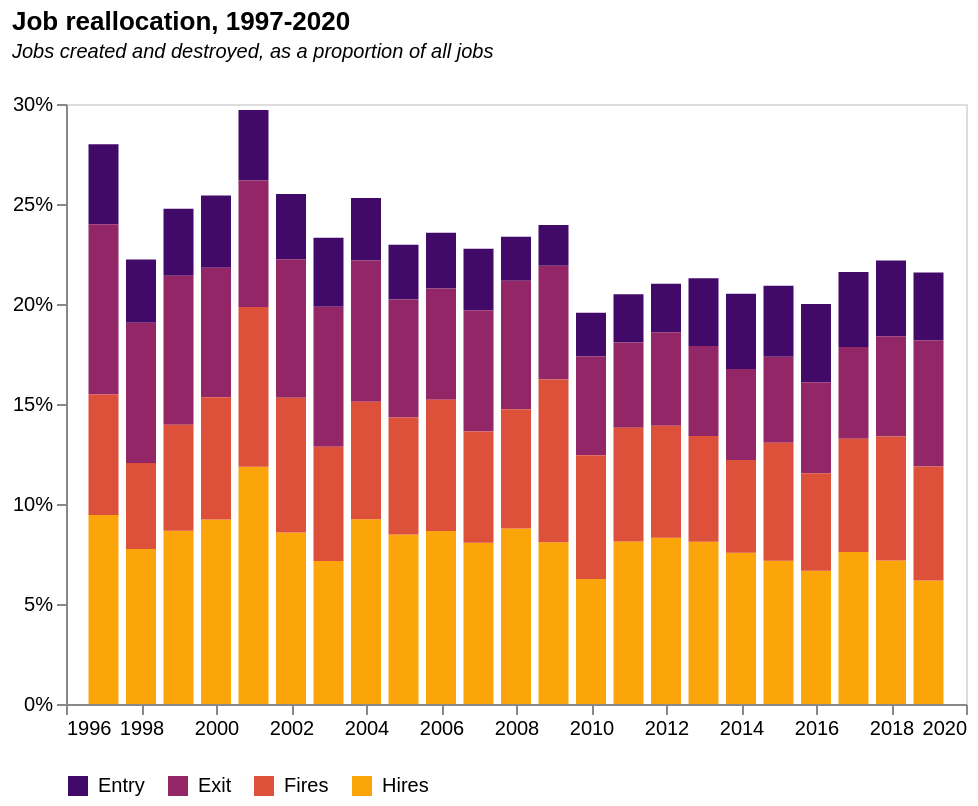

Vega-Lite specification for this chart:
### Vega-Lite specification from a JSON file in a GitHub repository (floating-point values rounded to 4 significant figures)
{"$schema": "https://vega.github.io/schema/vega-lite/v5.json", "description": "A calculate that takes the messy names in the field, metric, and creates a new field, metricClean, where the names are nicer.", "title": {"text": "Job reallocation, 1997-2020", "subtitle": ["Jobs created and destroyed, as a proportion of all jobs", ""], "subtitleFontStyle": "italic", "subtitleFontSize": 10, "anchor": "start", "color": "black"}, "data": {"values": [{"year": "1997", "Jobs_enter": "739", "Jobs_grow": "1745", "Jobs_exit": "1570", "Jobs_shrink": "1113", "Jobs_total": "18462", "JobsRLP_enter": "45127", "JobsRLP_grow": "148871", "JobsRLP_exit": "91186", "JobsRLP_shrink": "79360", "JobsRLP_total": "1286257", "firms_enter": "231442", "firms_grow": "172194", "firms_exit": "198585", "firms_shrink": "127759", "firms_stable": "1495505", "firms_total": "2014120", "Entry rate": "0.114909737", "Exit Rate": "0.098596409", "Grow Rate": "0.085493416", "Shrink Rate": "0.063431672", "Units": "860021", "Employment(m)": "17.46", "Turnover(bn)": "1241", "N firms": "1764832", "RLP": "71.07674685", "RLP growth": "0", "RLP actual": "0", "RLP hypotetical": "0", "Gap": "0", "Turnover": "0", "Turnover hypothetical": "0", "Turn_gap": "0", "Mean": "9.32", "Mean_emplWeight": "13.68", "Mean_turnWeight": "13.54", "Central": "6.97", "entryReallocate": "0.035083968", "growReallocate": "0.115739701", "exitReallocate": "0.07089252", "shrinkReallocate": "0.061698401", "totalReallocateRLPJobs": "0.28341459", "": "Pre-GFC", "period2": "1", "entryReallocateJobs": "0.040028166", "growReallocateJobs": "0.09451847", "exitReallocateJobs": "0.085039541", "shrinkReallocateJobs": "0.060285993", "totalReallocateJobs": "0.27987217", "totalReallocateJobsNet": "null"}, {"year": "1998", "Jobs_enter": "581", "Jobs_grow": "1420", "Jobs_exit": "1285", "Jobs_shrink": "788", "Jobs_total": "18329", "JobsRLP_enter": "36531", "JobsRLP_grow": "120919", "JobsRLP_exit": "83465", "JobsRLP_shrink": "57401", "JobsRLP_total": "1349372", "firms_enter": "187867", "firms_grow": "198597", "firms_exit": "192932", "firms_shrink": "133292", "firms_stable": "1493630", "firms_total": "2035621", "Entry rate": "0.092289773", "Exit Rate": "0.094777957", "Grow Rate": "0.097560892", "Shrink Rate": "0.065479773", "Units": "836654", "Employment(m)": "17.47", "Turnover(bn)": "1313", "N firms": "1827671", "RLP": "75.15741271", "RLP growth": "0.057412108", "RLP actual": "75.15741271", "RLP hypotetical": "75.15741271", "Gap": "0", "Turnover": "1313", "Turnover hypothetical": "1313", "Turn_gap": "0", "Mean": "9.32", "Mean_emplWeight": "14.28", "Mean_turnWeight": "14.59", "Central": "6.22", "entryReallocate": "0.027072594", "growReallocate": "0.089611315", "exitReallocate": "0.0618547", "shrinkReallocate": "0.042539048", "totalReallocateRLPJobs": "0.221077657", "": "Pre-GFC", "period2": "1", "entryReallocateJobs": "0.031698401", "growReallocateJobs": "0.077472857", "exitReallocateJobs": "0.07010748", "shrinkReallocateJobs": "0.04299198", "totalReallocateJobs": "0.222270719", "totalReallocateJobsNet": "0.229526979"}, {"year": "1999", "Jobs_enter": "622", "Jobs_grow": "1609", "Jobs_exit": "1383", "Jobs_shrink": "982", "Jobs_total": "18562", "JobsRLP_enter": "40585", "JobsRLP_grow": "145272", "JobsRLP_exit": "92162", "JobsRLP_shrink": "70152", "JobsRLP_total": "1440505", "firms_enter": "181415", "firms_grow": "198806", "firms_exit": "241365", "firms_shrink": "137884", "firms_stable": "1457050", "firms_total": "2054680", "Entry rate": "0.088293554", "Exit Rate": "0.117470847", "Grow Rate": "0.096757646", "Shrink Rate": "0.067107287", "Units": "813982", "Employment(m)": "17.64", "Turnover(bn)": "1400", "N firms": "1850609", "RLP": "79.36507937", "RLP growth": "0.055984719", "RLP actual": "79.36507937", "RLP hypotetical": "79.36507937", "Gap": "0", "Turnover": "1400", "Turnover hypothetical": "1400", "Turn_gap": "0", "Mean": "9.61", "Mean_emplWeight": "15.12", "Mean_turnWeight": "15.55", "Central": "6.81", "entryReallocate": "0.028174147", "growReallocate": "0.100847967", "exitReallocate": "0.063978952", "shrinkReallocate": "0.048699588", "totalReallocateRLPJobs": "0.241700654", "": "Pre-GFC", "period2": "1", "entryReallocateJobs": "0.03350932", "growReallocateJobs": "0.08668247", "exitReallocateJobs": "0.074507057", "shrinkReallocateJobs": "0.052903782", "totalReallocateJobs": "0.247602629", "totalReallocateJobsNet": "0.235050102"}, {"year": "2000", "Jobs_enter": "677", "Jobs_grow": "1727", "Jobs_exit": "1212", "Jobs_shrink": "1143", "Jobs_total": "18715", "JobsRLP_enter": "45426", "JobsRLP_grow": "154972", "JobsRLP_exit": "77771", "JobsRLP_shrink": "84861", "JobsRLP_total": "1442392", "firms_enter": "178147", "firms_grow": "219132", "firms_exit": "203060", "firms_shrink": "148618", "firms_stable": "1446191", "firms_total": "2035619", "Entry rate": "0.087514903", "Exit Rate": "0.099753441", "Grow Rate": "0.107648828", "Shrink Rate": "0.073008751", "Units": "793015", "Employment(m)": "17.71", "Turnover(bn)": "1397", "N firms": "1834250", "RLP": "78.88198758", "RLP growth": "-0.006086957", "RLP actual": "78.88198758", "RLP hypotetical": "78.88198758", "Gap": "0", "Turnover": "1397", "Turnover hypothetical": "1397", "Turn_gap": "0", "Mean": "9.98", "Mean_emplWeight": "15.88", "Mean_turnWeight": "16.32", "Central": "6.92", "entryReallocate": "0.031493519", "growReallocate": "0.107440973", "exitReallocate": "0.053918075", "shrinkReallocate": "0.058833521", "totalReallocateRLPJobs": "0.251686088", "": "Pre-GFC", "period2": "1", "entryReallocateJobs": "0.036174192", "growReallocateJobs": "0.092278921", "exitReallocateJobs": "0.064760887", "shrinkReallocateJobs": "0.061074005", "totalReallocateJobs": "0.254288004", "totalReallocateJobsNet": "0.246112744"}, {"year": "2001", "Jobs_enter": "674", "Jobs_grow": "2264", "Jobs_exit": "1208", "Jobs_shrink": "1525", "Jobs_total": "19091", "JobsRLP_enter": "44783", "JobsRLP_grow": "224789", "JobsRLP_exit": "80263", "JobsRLP_shrink": "96266", "JobsRLP_total": "1463881", "firms_enter": "178260", "firms_grow": "298866", "firms_exit": "220258", "firms_shrink": "248962", "firms_stable": "1265808", "firms_total": "2056263", "Entry rate": "0.086691245", "Exit Rate": "0.107115675", "Grow Rate": "0.145344248", "Shrink Rate": "0.121074979", "Units": "821065", "Employment(m)": "18.04", "Turnover(bn)": "1419", "N firms": "1852625", "RLP": "78.65853659", "RLP growth": "-0.002832725", "RLP actual": "78.65853659", "RLP hypotetical": "78.65853659", "Gap": "0", "Turnover": "1419", "Turnover hypothetical": "1419", "Turn_gap": "0", "Mean": "10.23", "Mean_emplWeight": "16.58", "Mean_turnWeight": "17.13", "Central": "7", "entryReallocate": "0.030591968", "growReallocate": "0.153556881", "exitReallocate": "0.05482891", "shrinkReallocate": "0.06576081", "totalReallocateRLPJobs": "0.304738568", "": "Pre-GFC", "period2": "1", "entryReallocateJobs": "0.035304594", "growReallocateJobs": "0.118589911", "exitReallocateJobs": "0.063275889", "shrinkReallocateJobs": "0.079880572", "totalReallocateJobs": "0.297050966", "totalReallocateJobsNet": "0.277355822"}, {"year": "2002", "Jobs_enter": "637", "Jobs_grow": "1674", "Jobs_exit": "1351", "Jobs_shrink": "1314", "Jobs_total": "19511", "JobsRLP_enter": "42468", "JobsRLP_grow": "156365", "JobsRLP_exit": "88715", "JobsRLP_shrink": "100435", "JobsRLP_total": "1559773", "firms_enter": "182945", "firms_grow": "212474", "firms_exit": "224378", "firms_shrink": "172589", "firms_stable": "1425330", "firms_total": "2062193", "Entry rate": "0.088713811", "Exit Rate": "0.108805529", "Grow Rate": "0.103033033", "Shrink Rate": "0.083691973", "Units": "834431", "Employment(m)": "18.52", "Turnover(bn)": "1517", "N firms": "1857687", "RLP": "81.91144708", "RLP growth": "0.041354831", "RLP actual": "81.91144708", "RLP hypotetical": "81.91144708", "Gap": "0", "Turnover": "1517", "Turnover hypothetical": "1517", "Turn_gap": "0", "Mean": "10.46", "Mean_emplWeight": "17.13", "Mean_turnWeight": "17.81", "Central": "7.38", "entryReallocate": "0.027227039", "growReallocate": "0.100248562", "exitReallocate": "0.056876866", "shrinkReallocate": "0.06439078", "totalReallocateRLPJobs": "0.248743247", "": "Pre-GFC", "period2": "1", "entryReallocateJobs": "0.03264825", "growReallocateJobs": "0.085797755", "exitReallocateJobs": "0.069242991", "shrinkReallocateJobs": "0.067346625", "totalReallocateJobs": "0.255035621", "totalReallocateJobsNet": "0.233509302"}, {"year": "2003", "Jobs_enter": "673", "Jobs_grow": "1392", "Jobs_exit": "1362", "Jobs_shrink": "1114", "Jobs_total": "19478", "JobsRLP_enter": "46330", "JobsRLP_grow": "124275", "JobsRLP_exit": "99733", "JobsRLP_shrink": "81346", "JobsRLP_total": "1602504", "firms_enter": "225136", "firms_grow": "190701", "firms_exit": "232289", "firms_shrink": "204720", "firms_stable": "1446790", "firms_total": "2104425", "Entry rate": "0.106982192", "Exit Rate": "0.110381221", "Grow Rate": "0.090619053", "Shrink Rate": "0.09728073", "Units": "834277", "Employment(m)": "18.46", "Turnover(bn)": "1556", "N firms": "1855951", "RLP": "84.29035753", "RLP growth": "0.029042466", "RLP actual": "84.29035753", "RLP hypotetical": "84.29035753", "Gap": "0", "Turnover": "1556", "Turnover hypothetical": "1556", "Turn_gap": "0", "Mean": "10.59", "Mean_emplWeight": "17.87", "Mean_turnWeight": "18.28", "Central": "7.28", "entryReallocate": "0.028911004", "growReallocate": "0.077550508", "exitReallocate": "0.062235726", "shrinkReallocate": "0.050761808", "totalReallocateRLPJobs": "0.219459047", "": "Pre-GFC", "period2": "1", "entryReallocateJobs": "0.034551802", "growReallocateJobs": "0.071465243", "exitReallocateJobs": "0.069925044", "shrinkReallocateJobs": "0.05719273", "totalReallocateJobs": "0.233134819", "totalReallocateJobsNet": "0.234829038"}, {"year": "2004", "Jobs_enter": "602", "Jobs_grow": "1779", "Jobs_exit": "1359", "Jobs_shrink": "1133", "Jobs_total": "19264", "JobsRLP_enter": "46096", "JobsRLP_grow": "179023", "JobsRLP_exit": "103505", "JobsRLP_shrink": "89242", "JobsRLP_total": "1639165", "firms_enter": "204954", "firms_grow": "219688", "firms_exit": "231105", "firms_shrink": "171909", "firms_stable": "1474969", "firms_total": "2127574", "Entry rate": "0.096332254", "Exit Rate": "0.108623719", "Grow Rate": "0.103257513", "Shrink Rate": "0.08080048", "Units": "861501", "Employment(m)": "18.25", "Turnover(bn)": "1593", "N firms": "1897242", "RLP": "87.28767123", "RLP growth": "0.03555939", "RLP actual": "87.28767123", "RLP hypotetical": "87.28767123", "Gap": "0", "Turnover": "1593", "Turnover hypothetical": "1593", "Turn_gap": "0", "Mean": "10.5", "Mean_emplWeight": "18.74", "Mean_turnWeight": "19.23", "Central": "6.95", "entryReallocate": "0.028121635", "growReallocate": "0.109215973", "exitReallocate": "0.063144955", "shrinkReallocate": "0.054443573", "totalReallocateRLPJobs": "0.254926136", "": "Pre-GFC", "period2": "1", "entryReallocateJobs": "0.03125", "growReallocateJobs": "0.092348422", "exitReallocateJobs": "0.070546096", "shrinkReallocateJobs": "0.058814369", "totalReallocateJobs": "0.252958887", "totalReallocateJobsNet": "0.264067691"}, {"year": "2005", "Jobs_enter": "530", "Jobs_grow": "1634", "Jobs_exit": "1137", "Jobs_shrink": "1130", "Jobs_total": "19292", "JobsRLP_enter": "36450", "JobsRLP_grow": "153780", "JobsRLP_exit": "83195", "JobsRLP_shrink": "88596", "JobsRLP_total": "1665059", "firms_enter": "197332", "firms_grow": "224769", "firms_exit": "222919", "firms_shrink": "162606", "firms_stable": "1514896", "firms_total": "2152914", "Entry rate": "0.091658097", "Exit Rate": "0.103542919", "Grow Rate": "0.10440222", "Shrink Rate": "0.07552833", "Units": "856496", "Employment(m)": "18.31", "Turnover(bn)": "1629", "N firms": "1928083", "RLP": "88.96777717", "RLP growth": "0.019247918", "RLP actual": "88.96777717", "RLP hypotetical": "88.96777717", "Gap": "0", "Turnover": "1629", "Turnover hypothetical": "1629", "Turn_gap": "0", "Mean": "10.57", "Mean_emplWeight": "19.47", "Mean_turnWeight": "20.43", "Central": "6.94", "entryReallocate": "0.021891116", "growReallocate": "0.092357088", "exitReallocate": "0.049965196", "shrinkReallocate": "0.053208925", "totalReallocateRLPJobs": "0.217422326", "": "Pre-GFC", "period2": "1", "entryReallocateJobs": "0.027472527", "growReallocateJobs": "0.084698321", "exitReallocateJobs": "0.058936347", "shrinkReallocateJobs": "0.058573502", "totalReallocateJobs": "0.229680697", "totalReallocateJobsNet": "0.228229318"}, {"year": "2006", "Jobs_enter": "540", "Jobs_grow": "1682", "Jobs_exit": "1082", "Jobs_shrink": "1277", "Jobs_total": "19447", "JobsRLP_enter": "37655", "JobsRLP_grow": "167538", "JobsRLP_exit": "80384", "JobsRLP_shrink": "95356", "JobsRLP_total": "1694217", "firms_enter": "210153", "firms_grow": "277068", "firms_exit": "211689", "firms_shrink": "217079", "firms_stable": "1469112", "firms_total": "2201319", "Entry rate": "0.095466854", "Exit Rate": "0.096164618", "Grow Rate": "0.125864538", "Shrink Rate": "0.09861315", "Units": "852964", "Employment(m)": "18.39", "Turnover(bn)": "1657", "N firms": "1961693", "RLP": "90.10331702", "RLP growth": "0.012763496", "RLP actual": "90.10331702", "RLP hypotetical": "90.10331702", "Gap": "0", "Turnover": "1657", "Turnover hypothetical": "1657", "Turn_gap": "0", "Mean": "10.68", "Mean_emplWeight": "20.23", "Mean_turnWeight": "21.32", "Central": "6.92", "entryReallocate": "0.022225606", "growReallocate": "0.098888159", "exitReallocate": "0.047446106", "shrinkReallocate": "0.056283227", "totalReallocateRLPJobs": "0.224843099", "": "Pre-GFC", "period2": "1", "entryReallocateJobs": "0.027767779", "growReallocateJobs": "0.08649149", "exitReallocateJobs": "0.055638402", "shrinkReallocateJobs": "0.065665655", "totalReallocateJobs": "0.235563326", "totalReallocateJobsNet": "0.227592945"}, {"year": "2007", "Jobs_enter": "603", "Jobs_grow": "1582", "Jobs_exit": "1187", "Jobs_shrink": "1091", "Jobs_total": "19610", "JobsRLP_enter": "43540", "JobsRLP_grow": "160516", "JobsRLP_exit": "86834", "JobsRLP_shrink": "85154", "JobsRLP_total": "1770777", "firms_enter": "231754", "firms_grow": "287170", "firms_exit": "292564", "firms_shrink": "205030", "firms_stable": "1477714", "firms_total": "2294533", "Entry rate": "0.101002688", "Exit Rate": "0.127504813", "Grow Rate": "0.125154007", "Shrink Rate": "0.089355873", "Units": "863638", "Employment(m)": "18.5", "Turnover(bn)": "1727", "N firms": "2031817", "RLP": "93.35135135", "RLP growth": "0.036047889", "RLP actual": "93.35135135", "RLP hypotetical": "93.35135135", "Gap": "0", "Turnover": "1727", "Turnover hypothetical": "1727", "Turn_gap": "0", "Mean": "10.76", "Mean_emplWeight": "20.84", "Mean_turnWeight": "21.83", "Central": "6.92", "entryReallocate": "0.024588076", "growReallocate": "0.090647213", "exitReallocate": "0.049037231", "shrinkReallocate": "0.048088494", "totalReallocateRLPJobs": "0.212361014", "": "Pre-GFC", "period2": "1", "entryReallocateJobs": "0.030749618", "growReallocateJobs": "0.080673126", "exitReallocateJobs": "0.060530342", "shrinkReallocateJobs": "0.05563488", "totalReallocateJobs": "0.227587965", "totalReallocateJobsNet": "0.21927588"}, {"year": "2008", "Jobs_enter": "431", "Jobs_grow": "1722", "Jobs_exit": "1261", "Jobs_shrink": "1168", "Jobs_total": "19615", "JobsRLP_enter": "32117", "JobsRLP_grow": "168836", "JobsRLP_exit": "96829", "JobsRLP_shrink": "92174", "JobsRLP_total": "1813046", "firms_enter": "165875", "firms_grow": "322259", "firms_exit": "277503", "firms_shrink": "214858", "firms_stable": "1385598", "firms_total": "2229430", "Entry rate": "0.074402426", "Exit Rate": "0.124472623", "Grow Rate": "0.14454771", "Shrink Rate": "0.096373513", "Units": "904598", "Employment(m)": "18.61", "Turnover(bn)": "1781", "N firms": "2030407", "RLP": "95.70123589", "RLP growth": "0.025172475", "RLP actual": "95.70123589", "RLP hypotetical": "95.70123589", "Gap": "0", "Turnover": "1781", "Turnover hypothetical": "1781", "Turn_gap": "0", "Mean": "10.94", "Mean_emplWeight": "21.61", "Mean_turnWeight": "22.68", "Central": "6.89", "entryReallocate": "0.017714388", "growReallocate": "0.093122844", "exitReallocate": "0.053406808", "shrinkReallocate": "0.050839306", "totalReallocateRLPJobs": "0.215083346", "": "Pre-GFC", "period2": "1", "entryReallocateJobs": "0.02197298", "growReallocateJobs": "0.087789957", "exitReallocateJobs": "0.064287535", "shrinkReallocateJobs": "0.059546266", "totalReallocateJobs": "0.233596737", "totalReallocateJobsNet": "0.23334183"}, {"year": "2009", "Jobs_enter": "399", "Jobs_grow": "1582", "Jobs_exit": "1112", "Jobs_shrink": "1594", "Jobs_total": "19573", "JobsRLP_enter": "30188", "JobsRLP_grow": "161734", "JobsRLP_exit": "83565", "JobsRLP_shrink": "144287", "JobsRLP_total": "1860876", "firms_enter": "148392", "firms_grow": "269261", "firms_exit": "251412", "firms_shrink": "218573", "firms_stable": "1388291", "firms_total": "2158706", "Entry rate": "0.068741181", "Exit Rate": "0.116464215", "Grow Rate": "0.124732594", "Shrink Rate": "0.101251861", "Units": "919136", "Employment(m)": "18.55", "Turnover(bn)": "1831", "N firms": "1976143", "RLP": "98.70619946", "RLP growth": "0.031399423", "RLP actual": "98.70619946", "RLP hypotetical": "98.70619946", "Gap": "0", "Turnover": "1831", "Turnover hypothetical": "1831", "Turn_gap": "0", "Mean": "11.48", "Mean_emplWeight": "22.38", "Mean_turnWeight": "23.7", "Central": "7.25", "entryReallocate": "0.016222467", "growReallocate": "0.08691283", "exitReallocate": "0.04490627", "shrinkReallocate": "0.077537138", "totalReallocateRLPJobs": "0.225578706", "": "Pre-GFC", "period2": "1", "entryReallocateJobs": "0.020385225", "growReallocateJobs": "0.080825627", "exitReallocateJobs": "0.056812957", "shrinkReallocateJobs": "0.081438717", "totalReallocateJobs": "0.239462525", "totalReallocateJobsNet": "0.241608338"}, {"year": "2010", "Jobs_enter": "415", "Jobs_grow": "1190", "Jobs_exit": "941", "Jobs_shrink": "1178", "Jobs_total": "19035", "JobsRLP_enter": "30749", "JobsRLP_grow": "117871", "JobsRLP_exit": "74913", "JobsRLP_shrink": "105543", "JobsRLP_total": "1836399", "firms_enter": "158675", "firms_grow": "218606", "firms_exit": "227411", "firms_shrink": "226612", "firms_stable": "1396534", "firms_total": "2105199", "Entry rate": "0.075372922", "Exit Rate": "0.108023517", "Grow Rate": "0.103841015", "Shrink Rate": "0.10764398", "Units": "917525", "Employment(m)": "17.91", "Turnover(bn)": "1806", "N firms": "1911159", "RLP": "100.8375209", "RLP growth": "0.02159258", "RLP actual": "100.8375209", "RLP hypotetical": "101.1976599", "Gap": "0.003571478", "Turnover": "1806", "Turnover hypothetical": "1812.450089", "Turn_gap": "6.450089111", "Mean": "12", "Mean_emplWeight": "23.19", "Mean_turnWeight": "24.5", "Central": "7.85", "entryReallocate": "0.016744183", "growReallocate": "0.064185942", "exitReallocate": "0.040793422", "shrinkReallocate": "0.057472804", "totalReallocateRLPJobs": "0.179196351", "": "Post-GFC", "period2": "1", "entryReallocateJobs": "0.021801944", "growReallocateJobs": "0.062516417", "exitReallocateJobs": "0.049435251", "shrinkReallocateJobs": "0.061885999", "totalReallocateJobs": "0.195639611", "totalReallocateJobsNet": "0.223903336"}, {"year": "2011", "Jobs_enter": "450", "Jobs_grow": "1515", "Jobs_exit": "795", "Jobs_shrink": "1060", "Jobs_total": "18650", "JobsRLP_enter": "33116", "JobsRLP_grow": "151490", "JobsRLP_exit": "57015", "JobsRLP_shrink": "83614", "JobsRLP_total": "1764720", "firms_enter": "174240", "firms_grow": "331020", "firms_exit": "192749", "firms_shrink": "224622", "firms_stable": "1305162", "firms_total": "2079401", "Entry rate": "0.083793362", "Exit Rate": "0.092694483", "Grow Rate": "0.159190074", "Shrink Rate": "0.108022455", "Units": "889262", "Employment(m)": "17.49", "Turnover(bn)": "1732", "N firms": "1872814", "RLP": "99.02801601", "RLP growth": "-0.017944758", "RLP actual": "99.02801601", "RLP hypotetical": "103.7520078", "Gap": "0.047703589", "Turnover": "1732", "Turnover hypothetical": "1814.622616", "Turn_gap": "82.62261576", "Mean": "12.43", "Mean_emplWeight": "23.9", "Mean_turnWeight": "25.38", "Central": "8.32", "entryReallocate": "0.018765583", "growReallocate": "0.085843647", "exitReallocate": "0.032308242", "shrinkReallocate": "0.047380888", "totalReallocateRLPJobs": "0.184298359", "": "Post-GFC", "period2": "1", "entryReallocateJobs": "0.024128686", "growReallocateJobs": "0.081233244", "exitReallocateJobs": "0.042627346", "shrinkReallocateJobs": "0.056836461", "totalReallocateJobs": "0.204825737", "totalReallocateJobsNet": "0.225469169"}, {"year": "2012", "Jobs_enter": "463", "Jobs_grow": "1585", "Jobs_exit": "889", "Jobs_shrink": "1068", "Jobs_total": "19062", "JobsRLP_enter": "34492", "JobsRLP_grow": "153465", "JobsRLP_exit": "65957", "JobsRLP_shrink": "85382", "JobsRLP_total": "1804217", "firms_enter": "186330", "firms_grow": "301126", "firms_exit": "227191", "firms_shrink": "242783", "firms_stable": "1367547", "firms_total": "2169250", "Entry rate": "0.085896047", "Exit Rate": "0.104732511", "Grow Rate": "0.13881572", "Shrink Rate": "0.111920249", "Units": "867637", "Employment(m)": "17.85", "Turnover(bn)": "1770", "N firms": "1952141", "RLP": "99.15966387", "RLP growth": "0.0013294", "RLP actual": "99.15966387", "RLP hypotetical": "106.3708303", "Gap": "0.072722781", "Turnover": "1770", "Turnover hypothetical": "1898.719322", "Turn_gap": "128.7193217", "Mean": "12.3", "Mean_emplWeight": "24.08", "Mean_turnWeight": "25.74", "Central": "8.41", "entryReallocate": "0.019117434", "growReallocate": "0.085059059", "exitReallocate": "0.036557133", "shrinkReallocate": "0.047323576", "totalReallocateRLPJobs": "0.188057202", "": "Post-GFC", "period2": "1", "entryReallocateJobs": "0.024289162", "growReallocateJobs": "0.083149722", "exitReallocateJobs": "0.046637289", "shrinkReallocateJobs": "0.056027699", "totalReallocateJobs": "0.210103872", "totalReallocateJobsNet": "0.18849019"}, {"year": "2013", "Jobs_enter": "661", "Jobs_grow": "1586", "Jobs_exit": "879", "Jobs_shrink": "1032", "Jobs_total": "19536", "JobsRLP_enter": "47283", "JobsRLP_grow": "151950", "JobsRLP_exit": "66757", "JobsRLP_shrink": "90845", "JobsRLP_total": "1888930", "firms_enter": "236124", "firms_grow": "280618", "firms_exit": "221757", "firms_shrink": "180486", "firms_stable": "1520966", "firms_total": "2230056", "Entry rate": "0.105882543", "Exit Rate": "0.099440104", "Grow Rate": "0.125834508", "Shrink Rate": "0.080933394", "Units": "853661", "Employment(m)": "18.1", "Turnover(bn)": "1842", "N firms": "1962202", "RLP": "101.7679558", "RLP growth": "0.026303961", "RLP actual": "101.7679558", "RLP hypotetical": "109.0557551", "Gap": "0.071611926", "Turnover": "1842", "Turnover hypothetical": "1973.909167", "Turn_gap": "131.9091672", "Mean": "12.43", "Mean_emplWeight": "24.7", "Mean_turnWeight": "26.84", "Central": "8.45", "entryReallocate": "0.025031632", "growReallocate": "0.080442367", "exitReallocate": "0.035341172", "shrinkReallocate": "0.048093365", "totalReallocateRLPJobs": "0.188908536", "": "Post-GFC", "period2": "1", "entryReallocateJobs": "0.033834971", "growReallocateJobs": "0.081183456", "exitReallocateJobs": "0.044993857", "shrinkReallocateJobs": "0.052825553", "totalReallocateJobs": "0.212837838", "totalReallocateJobsNet": "0.188574939"}, {"year": "2014", "Jobs_enter": "761", "Jobs_grow": "1534", "Jobs_exit": "924", "Jobs_shrink": "942", "Jobs_total": "20291", "JobsRLP_enter": "60039", "JobsRLP_grow": "143390", "JobsRLP_exit": "74039", "JobsRLP_shrink": "77271", "JobsRLP_total": "1957288", "firms_enter": "248257", "firms_grow": "274441", "firms_exit": "230891", "firms_shrink": "188113", "firms_stable": "1618270", "firms_total": "2338642", "Entry rate": "0.106154341", "Exit Rate": "0.098728664", "Grow Rate": "0.117350582", "Shrink Rate": "0.080436852", "Units": "845859", "Employment(m)": "18.7", "Turnover(bn)": "1897", "N firms": "2058326", "RLP": "101.4438503", "RLP growth": "-0.00318475", "RLP actual": "101.4438503", "RLP hypotetical": "111.8084505", "Gap": "0.102170809", "Turnover": "1897", "Turnover hypothetical": "2090.818024", "Turn_gap": "193.8180243", "Mean": "12.18", "Mean_emplWeight": "24.66", "Mean_turnWeight": "27.22", "Central": "7.89", "entryReallocate": "0.030674586", "growReallocate": "0.073259531", "exitReallocate": "0.037827341", "shrinkReallocate": "0.039478605", "totalReallocateRLPJobs": "0.181240063", "": "Post-GFC", "period2": "2", "entryReallocateJobs": "0.037504312", "growReallocateJobs": "0.07560002", "exitReallocateJobs": "0.04553743", "shrinkReallocateJobs": "0.046424523", "totalReallocateJobs": "0.205066286", "totalReallocateJobsNet": "0.167857671"}, {"year": "2015", "Jobs_enter": "743", "Jobs_grow": "1503", "Jobs_exit": "903", "Jobs_shrink": "1235", "Jobs_total": "20966", "JobsRLP_enter": "55823", "JobsRLP_grow": "142582", "JobsRLP_exit": "66425", "JobsRLP_shrink": "103032", "JobsRLP_total": "2028413", "firms_enter": "257150", "firms_grow": "231316", "firms_exit": "224157", "firms_shrink": "230648", "firms_stable": "1707363", "firms_total": "2420764", "Entry rate": "0.106226795", "Exit Rate": "0.092597626", "Grow Rate": "0.095554957", "Shrink Rate": "0.095279011", "Units": "836940", "Employment(m)": "19.33", "Turnover(bn)": "1973", "N firms": "2130503", "RLP": "102.0693223", "RLP growth": "0.006165697", "RLP actual": "102.0693223", "RLP hypotetical": "114.6306272", "Gap": "0.123066408", "Turnover": "1973", "Turnover hypothetical": "2215.810023", "Turn_gap": "242.8100231", "Mean": "12.11", "Mean_emplWeight": "24.75", "Mean_turnWeight": "27.67", "Central": "7.96", "entryReallocate": "0.02752053", "growReallocate": "0.070292391", "exitReallocate": "0.032747276", "shrinkReallocate": "0.05079439", "totalReallocateRLPJobs": "0.181354586", "": "Post-GFC", "period2": "2", "entryReallocateJobs": "0.035438329", "growReallocateJobs": "0.071687494", "exitReallocateJobs": "0.043069732", "shrinkReallocateJobs": "0.058904894", "totalReallocateJobs": "0.209100448", "totalReallocateJobsNet": "0.176905466"}, {"year": "2016", "Jobs_enter": "837", "Jobs_grow": "1425", "Jobs_exit": "974", "Jobs_shrink": "1045", "Jobs_total": "21401", "JobsRLP_enter": "70440", "JobsRLP_grow": "142336", "JobsRLP_exit": "68610", "JobsRLP_shrink": "88413", "JobsRLP_total": "2102357", "firms_enter": "281947", "firms_grow": "271685", "firms_exit": "249020", "firms_shrink": "202138", "firms_stable": "1786418", "firms_total": "2533293", "Entry rate": "0.11129664", "Exit Rate": "0.098298933", "Grow Rate": "0.107245786", "Shrink Rate": "0.079792586", "Units": "829541", "Employment(m)": "19.63", "Turnover(bn)": "2032", "N firms": "2213199", "RLP": "103.515028", "RLP growth": "0.014163959", "RLP actual": "103.515028", "RLP hypotetical": "117.5240389", "Gap": "0.135333112", "Turnover": "2032", "Turnover hypothetical": "2306.996883", "Turn_gap": "274.9968833", "Mean": "11.99", "Mean_emplWeight": "25.25", "Mean_turnWeight": "28.51", "Central": "7.42", "entryReallocate": "0.033505251", "growReallocate": "0.067703059", "exitReallocate": "0.0326348", "shrinkReallocate": "0.042054228", "totalReallocateRLPJobs": "0.175897338", "": "Post-GFC", "period2": "2", "entryReallocateJobs": "0.039110322", "growReallocateJobs": "0.066585674", "exitReallocateJobs": "0.045511892", "shrinkReallocateJobs": "0.048829494", "totalReallocateJobs": "0.200037381", "totalReallocateJobsNet": "0.179711228"}, {"year": "2017", "Jobs_enter": "818", "Jobs_grow": "1661", "Jobs_exit": "1002", "Jobs_shrink": "1237", "Jobs_total": "21847", "JobsRLP_enter": "66172", "JobsRLP_grow": "166958", "JobsRLP_exit": "73277", "JobsRLP_shrink": "107458", "JobsRLP_total": "2148539", "firms_enter": "245437", "firms_grow": "274115", "firms_exit": "299563", "firms_shrink": "210443", "firms_stable": "1783945", "firms_total": "2592281", "Entry rate": "0.094679936", "Exit Rate": "0.115559617", "Grow Rate": "0.10574278", "Shrink Rate": "0.081180628", "Units": "825295", "Employment(m)": "20.04", "Turnover(bn)": "2082", "N firms": "2307805", "RLP": "103.8922156", "RLP growth": "0.003643795", "RLP actual": "103.8922156", "RLP hypotetical": "120.4904837", "Gap": "0.15976431", "Turnover": "2082", "Turnover hypothetical": "2414.629294", "Turn_gap": "332.6292937", "Mean": "11.85", "Mean_emplWeight": "25.58", "Mean_turnWeight": "28.57", "Central": "7.3", "entryReallocate": "0.030798603", "growReallocate": "0.077707689", "exitReallocate": "0.034105501", "shrinkReallocate": "0.050014452", "totalReallocateRLPJobs": "0.192626245", "": "Post-GFC", "period2": "2", "entryReallocateJobs": "0.037442212", "growReallocateJobs": "0.076028745", "exitReallocateJobs": "0.045864421", "shrinkReallocateJobs": "0.056621046", "totalReallocateJobs": "0.215956424", "totalReallocateJobsNet": "0.195541722"}, {"year": "2018", "Jobs_enter": "846", "Jobs_grow": "1605", "Jobs_exit": "1123", "Jobs_shrink": "1387", "Jobs_total": "22373", "JobsRLP_enter": "68450", "JobsRLP_grow": "152244", "JobsRLP_exit": "85571", "JobsRLP_shrink": "121705", "JobsRLP_total": "2233980", "firms_enter": "255118", "firms_grow": "272065", "firms_exit": "282242", "firms_shrink": "218377", "firms_stable": "1819794", "firms_total": "2606542", "Entry rate": "0.097876037", "Exit Rate": "0.108282161", "Grow Rate": "0.104377754", "Shrink Rate": "0.08378035", "Units": "826841", "Employment(m)": "20.49", "Turnover(bn)": "2166", "N firms": "2309475", "RLP": "105.7101025", "RLP growth": "0.017497816", "RLP actual": "105.7101025", "RLP hypotetical": "123.5318051", "Gap": "0.168590345", "Turnover": "2166", "Turnover hypothetical": "2531.166687", "Turn_gap": "365.1666866", "Mean": "12.14", "Mean_emplWeight": "25.87", "Mean_turnWeight": "28.86", "Central": "7.29", "entryReallocate": "0.030640382", "growReallocate": "0.068149222", "exitReallocate": "0.038304282", "shrinkReallocate": "0.054479002", "totalReallocateRLPJobs": "0.191572888", "": "Post-GFC", "period2": "2", "entryReallocateJobs": "0.037813436", "growReallocateJobs": "0.071738256", "exitReallocateJobs": "0.050194431", "shrinkReallocateJobs": "0.061994368", "totalReallocateJobs": "0.221740491", "totalReallocateJobsNet": "0.198230009"}, {"year": "2019", "Jobs_enter": "764", "Jobs_grow": "1392", "Jobs_exit": "1422", "Jobs_shrink": "1281", "Jobs_total": "22520", "JobsRLP_enter": "65752", "JobsRLP_grow": "137592", "JobsRLP_exit": "131172", "JobsRLP_shrink": "110145", "JobsRLP_total": "2282539", "firms_enter": "253379", "firms_grow": "258593", "firms_exit": "315526", "firms_shrink": "228605", "firms_stable": "1849644", "firms_total": "2652368", "Entry rate": "0.095529353", "Exit Rate": "0.118960114", "Grow Rate": "0.097495144", "Shrink Rate": "0.086189021", "Units": "827172", "Employment(m)": "20.67", "Turnover(bn)": "2217", "N firms": "2352825", "RLP": "107.256894", "RLP growth": "0.014632391", "RLP actual": "107.256894", "RLP hypotetical": "126.649893", "Gap": "0.180808881", "Turnover": "2217", "Turnover hypothetical": "2617.853289", "Turn_gap": "400.8532887", "Mean": "12.21", "Mean_emplWeight": "26.27", "Mean_turnWeight": "29.33", "Central": "7.29", "entryReallocate": "0.028806518", "growReallocate": "0.060280241", "exitReallocate": "0.057467583", "shrinkReallocate": "0.048255473", "totalReallocateRLPJobs": "0.194809815", "": "Post-GFC", "period2": "2", "entryReallocateJobs": "0.0339254", "growReallocateJobs": "0.061811723", "exitReallocateJobs": "0.063143872", "shrinkReallocateJobs": "0.056882771", "totalReallocateJobs": "0.215763766", "totalReallocateJobsNet": "0.209236234"}]}, "transform": [{"fold": ["entryReallocateJobs", "growReallocateJobs", "exitReallocateJobs", "shrinkReallocateJobs"], "as": ["metric", "value"]}, {"calculate": "{'entryReallocateJobs':'Entry', 'exitReallocateJobs': 'Exit','growReallocateJobs':'Hires', 'shrinkReallocateJobs': 'Fires'}[datum.metric]", "as": "metricClean"}], "height": 300, "width": 450, "mark": {"type": "bar", "width": 15}, "encoding": {"x": {"field": "year", "type": "quantitative", "title": null, "axis": {"grid": false, "format": "d"}}, "y": {"field": "value", "type": "quantitative", "stack": true, "title": null, "axis": {"grid": false, "format": "%"}}, "color": {"field": "metricClean", "title": null, "scale": {"scheme": "inferno"}, "legend": {"orient": "bottom"}}}, "resolve": {"axis": {"y": "independent"}}}
